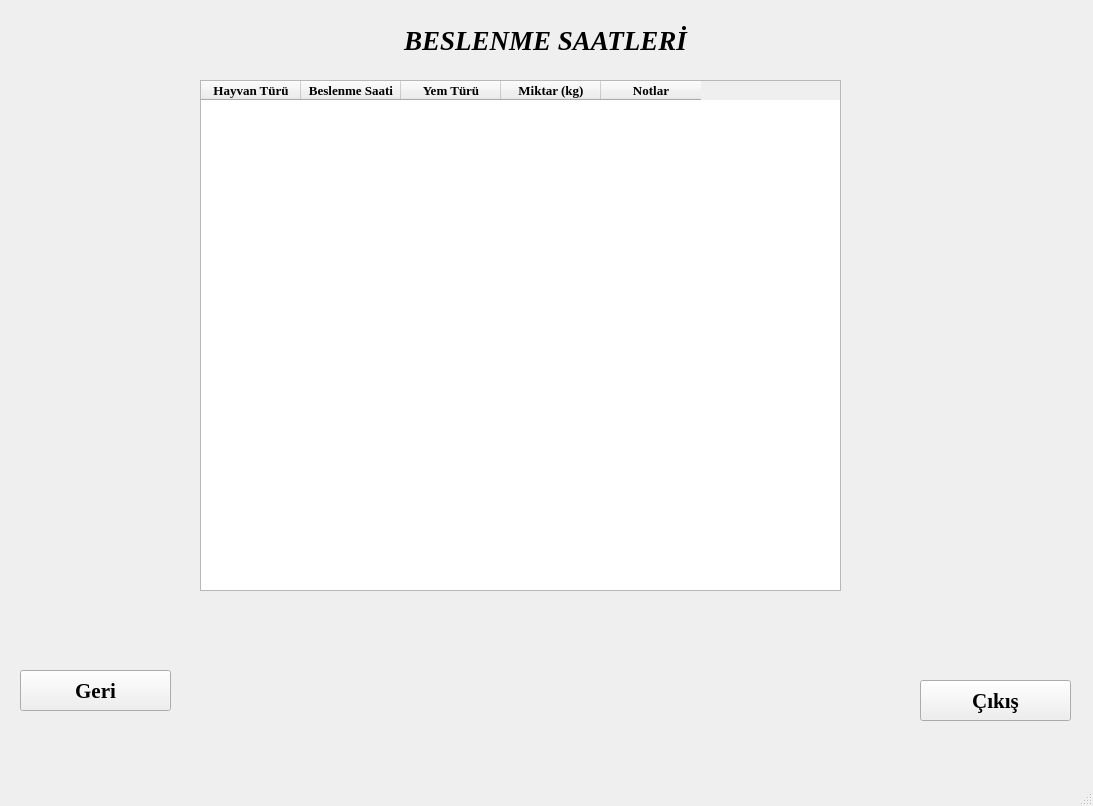
<?xml version="1.0" encoding="UTF-8"?>
<ui version="4.0">
 <class>MainWindow</class>
 <widget class="QMainWindow" name="MainWindow">
  <property name="geometry">
   <rect>
    <x>0</x>
    <y>0</y>
    <width>1093</width>
    <height>806</height>
   </rect>
  </property>
  <property name="windowTitle">
   <string>MainWindow</string>
  </property>
  <widget class="QWidget" name="centralwidget">
   <widget class="QLabel" name="label">
    <property name="geometry">
     <rect>
      <x>4</x>
      <y>5</y>
      <width>1091</width>
      <height>781</height>
     </rect>
    </property>
    <property name="text">
     <string/>
    </property>
    <property name="pixmap">
     <pixmap>arka_plan7.jpg</pixmap>
    </property>
    <property name="scaledContents">
     <bool>true</bool>
    </property>
   </widget>
   <widget class="QLabel" name="lbl_beslenme_saatleri_baslik">
    <property name="geometry">
     <rect>
      <x>340</x>
      <y>10</y>
      <width>411</width>
      <height>61</height>
     </rect>
    </property>
    <property name="font">
     <font>
      <family>Times New Roman</family>
      <pointsize>20</pointsize>
      <weight>75</weight>
      <italic>true</italic>
      <bold>true</bold>
     </font>
    </property>
    <property name="text">
     <string>&lt;html&gt;&lt;head/&gt;&lt;body&gt;&lt;p align=&quot;center&quot;&gt;BESLENME SAATLERİ&lt;/p&gt;&lt;/body&gt;&lt;/html&gt;</string>
    </property>
   </widget>
   <widget class="QPushButton" name="btn_geri_beslenme">
    <property name="geometry">
     <rect>
      <x>20</x>
      <y>670</y>
      <width>151</width>
      <height>41</height>
     </rect>
    </property>
    <property name="font">
     <font>
      <family>Times New Roman</family>
      <pointsize>16</pointsize>
      <weight>75</weight>
      <bold>true</bold>
     </font>
    </property>
    <property name="text">
     <string>Geri</string>
    </property>
   </widget>
   <widget class="QPushButton" name="btn_cikis_beslenme">
    <property name="geometry">
     <rect>
      <x>920</x>
      <y>680</y>
      <width>151</width>
      <height>41</height>
     </rect>
    </property>
    <property name="font">
     <font>
      <family>Times New Roman</family>
      <pointsize>16</pointsize>
      <weight>75</weight>
      <bold>true</bold>
     </font>
    </property>
    <property name="text">
     <string>Çıkış</string>
    </property>
   </widget>
   <widget class="QTableWidget" name="tbl_beslenme_saatleri">
    <property name="geometry">
     <rect>
      <x>200</x>
      <y>80</y>
      <width>641</width>
      <height>511</height>
     </rect>
    </property>
    <property name="font">
     <font>
      <family>Times New Roman</family>
      <pointsize>10</pointsize>
      <weight>75</weight>
      <bold>true</bold>
     </font>
    </property>
    <property name="columnCount">
     <number>5</number>
    </property>
    <column>
     <property name="text">
      <string>Hayvan Türü</string>
     </property>
    </column>
    <column>
     <property name="text">
      <string>Beslenme Saati</string>
     </property>
    </column>
    <column>
     <property name="text">
      <string>Yem Türü</string>
     </property>
    </column>
    <column>
     <property name="text">
      <string>Miktar (kg)</string>
     </property>
    </column>
    <column>
     <property name="text">
      <string>Notlar</string>
     </property>
    </column>
   </widget>
  </widget>
  <widget class="QMenuBar" name="menubar">
   <property name="geometry">
    <rect>
     <x>0</x>
     <y>0</y>
     <width>1093</width>
     <height>26</height>
    </rect>
   </property>
  </widget>
  <widget class="QStatusBar" name="statusbar"/>
 </widget>
 <resources/>
 <connections/>
</ui>
